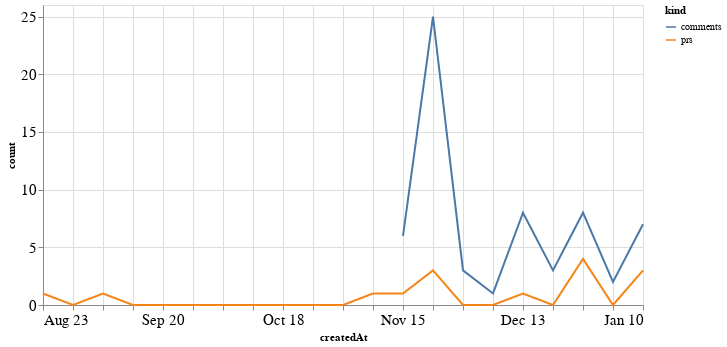

Notebook code for this chart:
### Code cell
alt.Chart(total_time, width=600).mark_line().encode(
    x='createdAt',
    y='count',
    color='kind'
)

### Figure 1 — Vega-Lite specification as saved in the notebook (floating-point values rounded to 4 significant figures)
{"config": {"axisLeft": {"labelFontSize": 15}, "axisBottom": {"labelFontSize": 15}}, "data": {"name": "data-2761c0e52fed2e293d261ad13db2b8c5"}, "mark": "line", "encoding": {"color": {"type": "nominal", "field": "kind"}, "x": {"type": "temporal", "field": "createdAt"}, "y": {"type": "quantitative", "field": "count"}}, "width": 600, "$schema": "https://vega.github.io/schema/vega-lite/v4.8.1.json", "datasets": {"data-2761c0e52fed2e293d261ad13db2b8c5": [{"createdAt": "2020-08-23T00:00:00", "kind": "prs", "count": 1.0}, {"createdAt": "2020-08-30T00:00:00", "kind": "prs", "count": 0.0}, {"createdAt": "2020-09-06T00:00:00", "kind": "prs", "count": 1.0}, {"createdAt": "2020-09-13T00:00:00", "kind": "prs", "count": 0.0}, {"createdAt": "2020-09-20T00:00:00", "kind": "prs", "count": 0.0}, {"createdAt": "2020-09-27T00:00:00", "kind": "prs", "count": 0.0}, {"createdAt": "2020-10-04T00:00:00", "kind": "prs", "count": 0.0}, {"createdAt": "2020-10-11T00:00:00", "kind": "prs", "count": 0.0}, {"createdAt": "2020-10-18T00:00:00", "kind": "prs", "count": 0.0}, {"createdAt": "2020-10-25T00:00:00", "kind": "prs", "count": 0.0}, {"createdAt": "2020-11-01T00:00:00", "kind": "prs", "count": 0.0}, {"createdAt": "2020-11-08T00:00:00", "kind": "prs", "count": 1.0}, {"createdAt": "2020-11-15T00:00:00", "kind": "prs", "count": 1.0}, {"createdAt": "2020-11-22T00:00:00", "kind": "prs", "count": 3.0}, {"createdAt": "2020-11-29T00:00:00", "kind": "prs", "count": 0.0}, {"createdAt": "2020-12-06T00:00:00", "kind": "prs", "count": 0.0}, {"createdAt": "2020-12-13T00:00:00", "kind": "prs", "count": 1.0}, {"createdAt": "2020-12-20T00:00:00", "kind": "prs", "count": 0.0}, {"createdAt": "2020-12-27T00:00:00", "kind": "prs", "count": 4.0}, {"createdAt": "2021-01-03T00:00:00", "kind": "prs", "count": 0.0}, {"createdAt": "2021-01-10T00:00:00", "kind": "prs", "count": 3.0}, {"createdAt": "2020-08-23T00:00:00", "kind": "comments", "count": null}, {"createdAt": "2020-08-30T00:00:00", "kind": "comments", "count": null}, {"createdAt": "2020-09-06T00:00:00", "kind": "comments", "count": null}, {"createdAt": "2020-09-13T00:00:00", "kind": "comments", "count": null}, {"createdAt": "2020-09-20T00:00:00", "kind": "comments", "count": null}, {"createdAt": "2020-09-27T00:00:00", "kind": "comments", "count": null}, {"createdAt": "2020-10-04T00:00:00", "kind": "comments", "count": null}, {"createdAt": "2020-10-11T00:00:00", "kind": "comments", "count": null}, {"createdAt": "2020-10-18T00:00:00", "kind": "comments", "count": null}, {"createdAt": "2020-10-25T00:00:00", "kind": "comments", "count": null}, {"createdAt": "2020-11-01T00:00:00", "kind": "comments", "count": null}, {"createdAt": "2020-11-08T00:00:00", "kind": "comments", "count": null}, {"createdAt": "2020-11-15T00:00:00", "kind": "comments", "count": 6.0}, {"createdAt": "2020-11-22T00:00:00", "kind": "comments", "count": 25.0}, {"createdAt": "2020-11-29T00:00:00", "kind": "comments", "count": 3.0}, {"createdAt": "2020-12-06T00:00:00", "kind": "comments", "count": 1.0}, {"createdAt": "2020-12-13T00:00:00", "kind": "comments", "count": 8.0}, {"createdAt": "2020-12-20T00:00:00", "kind": "comments", "count": 3.0}, {"createdAt": "2020-12-27T00:00:00", "kind": "comments", "count": 8.0}, {"createdAt": "2021-01-03T00:00:00", "kind": "comments", "count": 2.0}, {"createdAt": "2021-01-10T00:00:00", "kind": "comments", "count": 7.0}]}}
